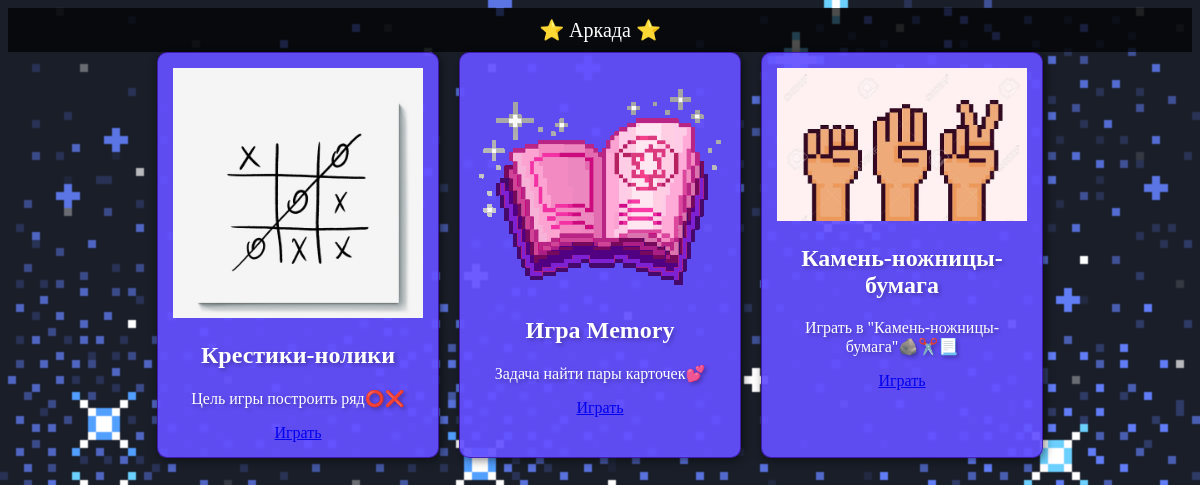
The app's page /, older data.
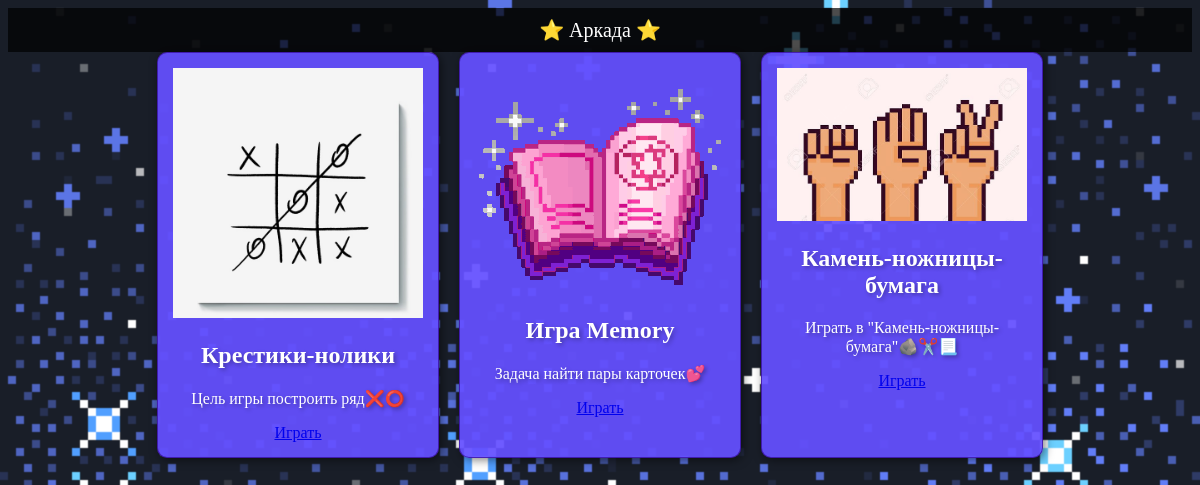
The same page, newer data.
### games/models.py (models this page shows, shortened)
class Game(models.Model):
    title = models.CharField(max_length=100)
    description = models.TextField()
    image = models.ImageField(upload_to='game_images/', null=True, blank=True)
    identifier = models.CharField(max_length=100)  # Add this field
    script_file = models.CharField(max_length=200, help_text="Path to game file in /static/code/")

### games/views.py (the view)
# urls.py: 2. Add a URL to urlpatterns:  path('', views.home, name='home')
def home(request):
    games = Game.objects.all()
    return render(request, "games/home.html", {"games": games})

### games/templates/games/home.html
{% extends "base.html" %}
{% block content %}
<div class="game-list">
    {% for game in games %}
    <div class="game-card">
        <img src="{{ game.image.url }}" alt="{{ game.title }}">
        <h2>{{ game.title }}</h2>
        <p>{{ game.description }}</p>
        <a href="{% url 'play_game' game.identifier %}">Играть</a>
    </div>
    {% endfor %}
</div>
{% endblock %}

Row changes from the older to the newer data that the page shows:
changed Game "Крестики-нолики": description "Цель игры построить ряд⭕❌" → "Цель игры построить ряд❌⭕"
